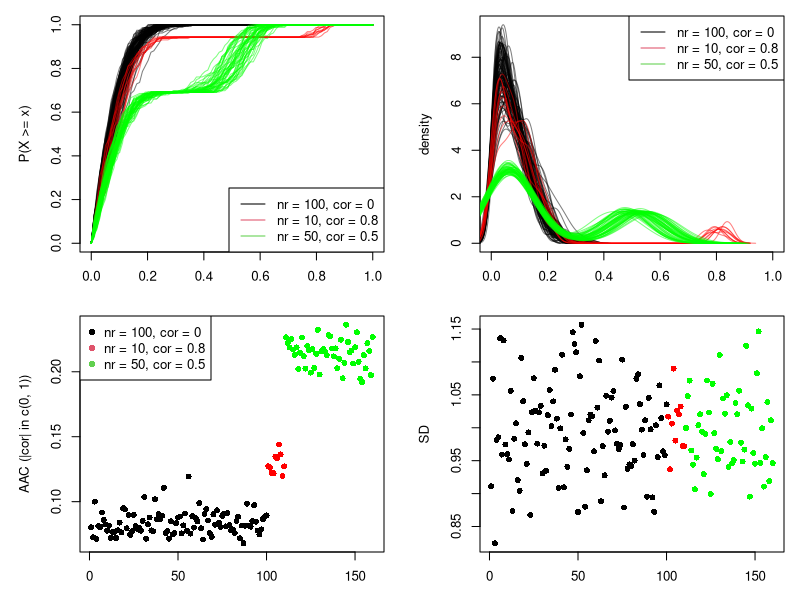
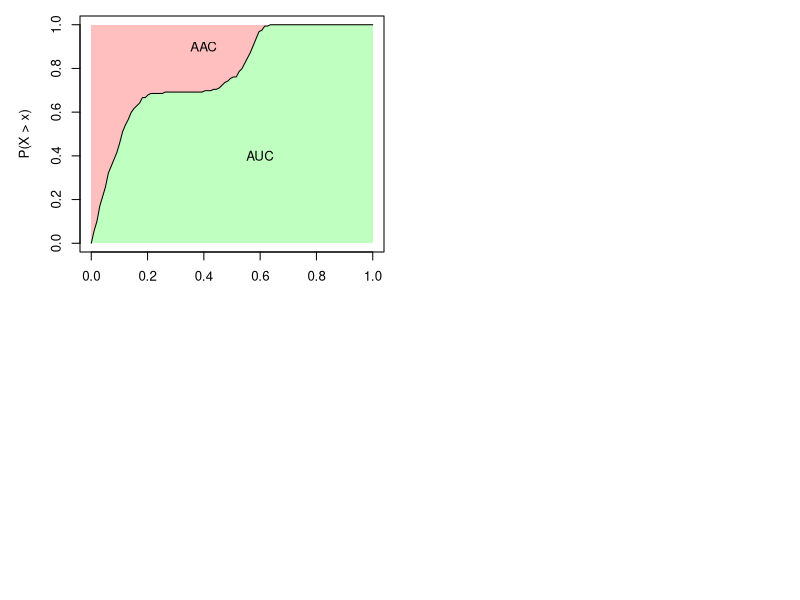

Write R code to recreate these figures, in order. (Note: this script raises an error after producing the figures.)

set.seed(12345)
library(matrixStats)

nr1 = 100
mat1 = matrix(rnorm(100*nr1), nrow = nr1)

nr2 = 10
library(mvtnorm)
sigma = matrix(0.8, nrow = nr2, ncol = nr2); diag(sigma) = 1
mat2 = t(rmvnorm(100, mean = rep(0, nr2), sigma = sigma))

nr3 = 50
library(mvtnorm)
sigma = matrix(0.5, nrow = nr3, ncol = nr3); diag(sigma) = 1
mat3 = t(rmvnorm(100, mean = rep(0, nr3), sigma = sigma))


mat = t(rbind(mat1, mat2, mat3))

par(mfrow = c(2, 2))
par(mar = c(3, 5, 1, 1), cex = 0.8)
v = NULL
min_cor = 0
plot(NULL, xlim = c(0, 1), ylim = c(0, 1), ylab = "P(X >= x)", xlab = "")
for(i in 1:ncol(mat)) {
    cor_v <- abs(cor(mat[, i, drop = FALSE], mat[, -i, drop = FALSE]))
    cor_v = sort(cor_v)
    f = ecdf(cor_v)
    # cor_v = c(0, cor_v, 1)
    # n2 = length(cor_v)
    # v[i] = sum((cor_v[2:n2] - cor_v[1:(n2-1)])*f(cor_v[-n2]))
    cor_v = seq(min_cor, 1, length = 100)
    n2 = length(cor_v)
    v[i] = sum((cor_v[2:n2] - cor_v[1:(n2-1)])*f(cor_v[-n2]))
    x = seq(0, 1, length = 100)
    lines(x, f(x), col = ifelse(i <= nr1, "#00000080", ifelse(i <= nr1+nr2, "#FF000080", "#00FF0080")))
}
# abline(v = 0.2, lty = 2, col = "grey")
legend("bottomright", lty = 1, col = 1:3, legend = c("nr = 100, cor = 0", "nr = 10, cor = 0.8", "nr = 50, cor = 0.5"))
v = (1 - min_cor) - v

dx_list = NULL
dy_list = NULL
for(i in 1:ncol(mat)) {
    cor_v <- abs(cor(mat[, i, drop = FALSE], mat[, -i, drop = FALSE]))
    d = density(cor_v)
    dx_list = c(dx_list, list(d$x))
    dy_list = c(dy_list, list(d$y))
}
max_y = max(unlist(dy_list))
plot(NULL, xlim = c(0, 1), ylim = c(0, max_y), ylab = "density", xlab = "")
for(i in seq_along(dx_list)) {
	lines(dx_list[[i]], dy_list[[i]], col = ifelse(i <= nr1, "#00000080", ifelse(i <= nr1+nr2, "#FF000080", "#00FF0080")))
}
legend("topright", lty = 1, col = 1:3, legend = c("nr = 100, cor = 0", "nr = 10, cor = 0.8", "nr = 50, cor = 0.5"))


plot(v, pch = 16, xlab = "", ylab = "AAC (|cor| in c(0, 1))", col = ifelse(seq_along(v) <= nr1, "#000000", ifelse(seq_along(v) <= nr1+nr2, "#FF0000", "#00FF00")))
legend("topleft", pch = 16, col = 1:3, legend = c("nr = 100, cor = 0", "nr = 10, cor = 0.8", "nr = 50, cor = 0.5"))


plot(colSds(mat), pch = 16, xlab = "", ylab = "SD", col = ifelse(seq_along(v) <= nr1, "#000000", ifelse(seq_along(v) <= nr1+nr2, "#FF0000", "#00FF00")))



cor_v <- abs(cor(mat[, 160, drop = FALSE], mat[, -160, drop = FALSE]))
cor_v = sort(cor_v)
f = ecdf(cor_v)
x = seq(0, 1, length = 100)
y = f(x)

plot(NULL, xlim = c(0, 1), ylim = c(0, 1), xlab = "x", ylab = "P(X > x)")
x2 = seq(0, 1, length = 100)
polygon(c(x2, rev(x2)), c(f(x2), rep(1, length(x2))), col = "#FF000040", border = NA)
polygon(c(x2, rev(x2)), c(f(x2), rep(0, length(x2))), col = "#00FF0040", border = NA)
lines(x, y)
text(0.4, 0.9, "AAC")
text(0.6, 0.4, "AUC")

par(mfrow = c(1, 2))
res = get_single_run(res_list, "AAC", "kmeans")
m = get_consensus(res, k = 3)
f = ecdf(m)
plot(x, f(x), type = "l", xlim = c(0, 1), ylim = c(0, 1), xlab = "x", ylab = "P(X > x)")
for(i in 1:20) {
    x1 = runif(1, min = 0, max = 0.3)
    x2 = runif(1, min = 0.7, max = 1)
    x0 = seq(x1, x2, length = 100)
    polygon(c(x1, x2, rev(x0)), c(f(x1), f(x1), f(rev(x0))), col = "#FF000010", border = NA)
}
title("high PAC")

res = get_single_run(res_list, "AAC", "skmeans")
m = get_consensus(res, k = 3)
f = ecdf(m)
plot(x, f(x), type = "l", xlim = c(0, 1), ylim = c(0, 1), xlab = "x", ylab = "P(X > x)")
for(i in 1:20) {
    x1 = runif(1, min = 0, max = 0.3)
    x2 = runif(1, min = 0.7, max = 1)
    x0 = seq(x1, x2, length = 100)
    polygon(c(x1, x2, rev(x0)), c(f(x1), f(x1), f(rev(x0))), col = "#FF000010", border = NA)
}
title("low PAC")
